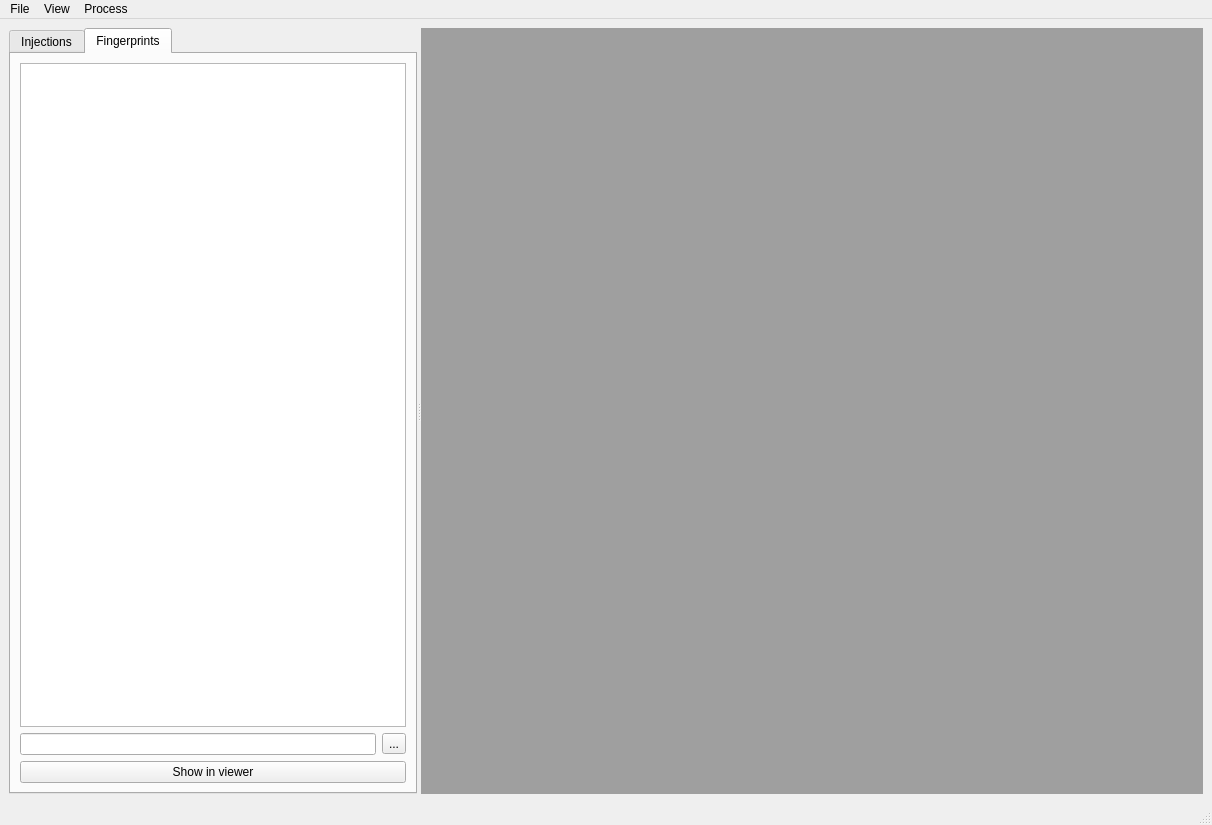
<?xml version="1.0" encoding="UTF-8"?>
<ui version="4.0">
 <class>MainWindow</class>
 <widget class="QMainWindow" name="MainWindow">
  <property name="geometry">
   <rect>
    <x>0</x>
    <y>0</y>
    <width>1212</width>
    <height>825</height>
   </rect>
  </property>
  <property name="windowTitle">
   <string>MainWindow</string>
  </property>
  <widget class="QWidget" name="centralwidget">
   <layout class="QVBoxLayout" name="verticalLayout_2">
    <item>
     <widget class="QSplitter" name="splitter">
      <property name="orientation">
       <enum>Qt::Horizontal</enum>
      </property>
      <widget class="QTabWidget" name="tabWidget">
       <property name="minimumSize">
        <size>
         <width>250</width>
         <height>0</height>
        </size>
       </property>
       <property name="currentIndex">
        <number>1</number>
       </property>
       <widget class="QWidget" name="tabInjections">
        <attribute name="title">
         <string>Injections</string>
        </attribute>
        <layout class="QVBoxLayout" name="verticalLayout">
         <item>
          <widget class="QTreeView" name="treeView">
           <property name="selectionMode">
            <enum>QAbstractItemView::ExtendedSelection</enum>
           </property>
           <property name="selectionBehavior">
            <enum>QAbstractItemView::SelectItems</enum>
           </property>
          </widget>
         </item>
         <item>
          <layout class="QHBoxLayout" name="horizontalLayout_3">
           <property name="topMargin">
            <number>0</number>
           </property>
           <property name="bottomMargin">
            <number>0</number>
           </property>
           <item>
            <widget class="QLineEdit" name="lineEdit"/>
           </item>
           <item>
            <widget class="QToolButton" name="toolButton">
             <property name="text">
              <string>...</string>
             </property>
            </widget>
           </item>
          </layout>
         </item>
        </layout>
       </widget>
       <widget class="QWidget" name="tabFingerprints">
        <attribute name="title">
         <string>Fingerprints</string>
        </attribute>
        <layout class="QVBoxLayout" name="verticalLayout_3">
         <item>
          <widget class="QListView" name="listViewFingerprints">
           <property name="frameShadow">
            <enum>QFrame::Raised</enum>
           </property>
           <property name="selectionMode">
            <enum>QAbstractItemView::ExtendedSelection</enum>
           </property>
           <property name="uniformItemSizes">
            <bool>true</bool>
           </property>
          </widget>
         </item>
         <item>
          <layout class="QHBoxLayout" name="horizontalLayout_2">
           <property name="topMargin">
            <number>0</number>
           </property>
           <item>
            <widget class="QLineEdit" name="lineEdit_3"/>
           </item>
           <item>
            <widget class="QToolButton" name="toolButton_3">
             <property name="text">
              <string>...</string>
             </property>
            </widget>
           </item>
          </layout>
         </item>
         <item>
          <widget class="QPushButton" name="pushShowFingerprintsInViewer">
           <property name="text">
            <string>Show in viewer</string>
           </property>
          </widget>
         </item>
        </layout>
       </widget>
      </widget>
      <widget class="QMdiArea" name="mdiArea"/>
     </widget>
    </item>
   </layout>
  </widget>
  <widget class="QMenuBar" name="menubar">
   <property name="geometry">
    <rect>
     <x>0</x>
     <y>0</y>
     <width>1212</width>
     <height>30</height>
    </rect>
   </property>
   <widget class="QMenu" name="menuImport">
    <property name="title">
     <string>File</string>
    </property>
    <addaction name="actionImport_mzML"/>
    <addaction name="actionImport_Activity_Fingerprints"/>
    <addaction name="separator"/>
    <addaction name="actionSaveProject"/>
    <addaction name="actionLoadProject"/>
   </widget>
   <widget class="QMenu" name="menuView">
    <property name="title">
     <string>View</string>
    </property>
    <addaction name="actionProcess_Monitor"/>
   </widget>
   <widget class="QMenu" name="menuProcess">
    <property name="title">
     <string>Process</string>
    </property>
    <addaction name="actionConstruct_feature_groups"/>
    <addaction name="actionMatchSamples"/>
   </widget>
   <addaction name="menuImport"/>
   <addaction name="menuView"/>
   <addaction name="menuProcess"/>
  </widget>
  <widget class="QStatusBar" name="statusbar"/>
  <action name="actionImport_mzML">
   <property name="text">
    <string>Import .mzML Files</string>
   </property>
   <property name="shortcut">
    <string>Ctrl+I</string>
   </property>
  </action>
  <action name="actionProcess_Monitor">
   <property name="text">
    <string>Process Monitor</string>
   </property>
  </action>
  <action name="actionConstruct_feature_groups">
   <property name="text">
    <string>Construct feature-groups</string>
   </property>
  </action>
  <action name="actionImport_Activity_Fingerprints">
   <property name="text">
    <string>Import Activity Fingerprints</string>
   </property>
   <property name="shortcut">
    <string>Ctrl+Shift+I</string>
   </property>
  </action>
  <action name="actionMatchSamples">
   <property name="text">
    <string>Match samples</string>
   </property>
   <property name="toolTip">
    <string>Link activity fingerprints / MS injections</string>
   </property>
  </action>
  <action name="actionSaveProject">
   <property name="text">
    <string>Save project</string>
   </property>
  </action>
  <action name="actionLoadProject">
   <property name="text">
    <string>Load project</string>
   </property>
  </action>
 </widget>
 <resources/>
 <connections>
  <connection>
   <sender>actionImport_mzML</sender>
   <signal>triggered()</signal>
   <receiver>MainWindow</receiver>
   <slot>_on_click_import_mzmls()</slot>
   <hints>
    <hint type="sourcelabel">
     <x>-1</x>
     <y>-1</y>
    </hint>
    <hint type="destinationlabel">
     <x>576</x>
     <y>410</y>
    </hint>
   </hints>
  </connection>
  <connection>
   <sender>actionImport_Activity_Fingerprints</sender>
   <signal>triggered()</signal>
   <receiver>MainWindow</receiver>
   <slot>_on_trigger_import_fingerprints()</slot>
   <hints>
    <hint type="sourcelabel">
     <x>-1</x>
     <y>-1</y>
    </hint>
    <hint type="destinationlabel">
     <x>605</x>
     <y>412</y>
    </hint>
   </hints>
  </connection>
  <connection>
   <sender>actionMatchSamples</sender>
   <signal>triggered()</signal>
   <receiver>MainWindow</receiver>
   <slot>_on_trigger_match_samples()</slot>
   <hints>
    <hint type="sourcelabel">
     <x>-1</x>
     <y>-1</y>
    </hint>
    <hint type="destinationlabel">
     <x>605</x>
     <y>412</y>
    </hint>
   </hints>
  </connection>
  <connection>
   <sender>pushShowFingerprintsInViewer</sender>
   <signal>clicked()</signal>
   <receiver>MainWindow</receiver>
   <slot>_on_show_selected_fps_in_new_window()</slot>
   <hints>
    <hint type="sourcelabel">
     <x>130</x>
     <y>769</y>
    </hint>
    <hint type="destinationlabel">
     <x>605</x>
     <y>412</y>
    </hint>
   </hints>
  </connection>
 </connections>
 <slots>
  <slot>_on_click_import_mzmls()</slot>
  <slot>_on_trigger_import_fingerprints()</slot>
  <slot>_on_trigger_match_samples()</slot>
  <slot>_on_show_selected_fps_in_new_window()</slot>
 </slots>
</ui>
